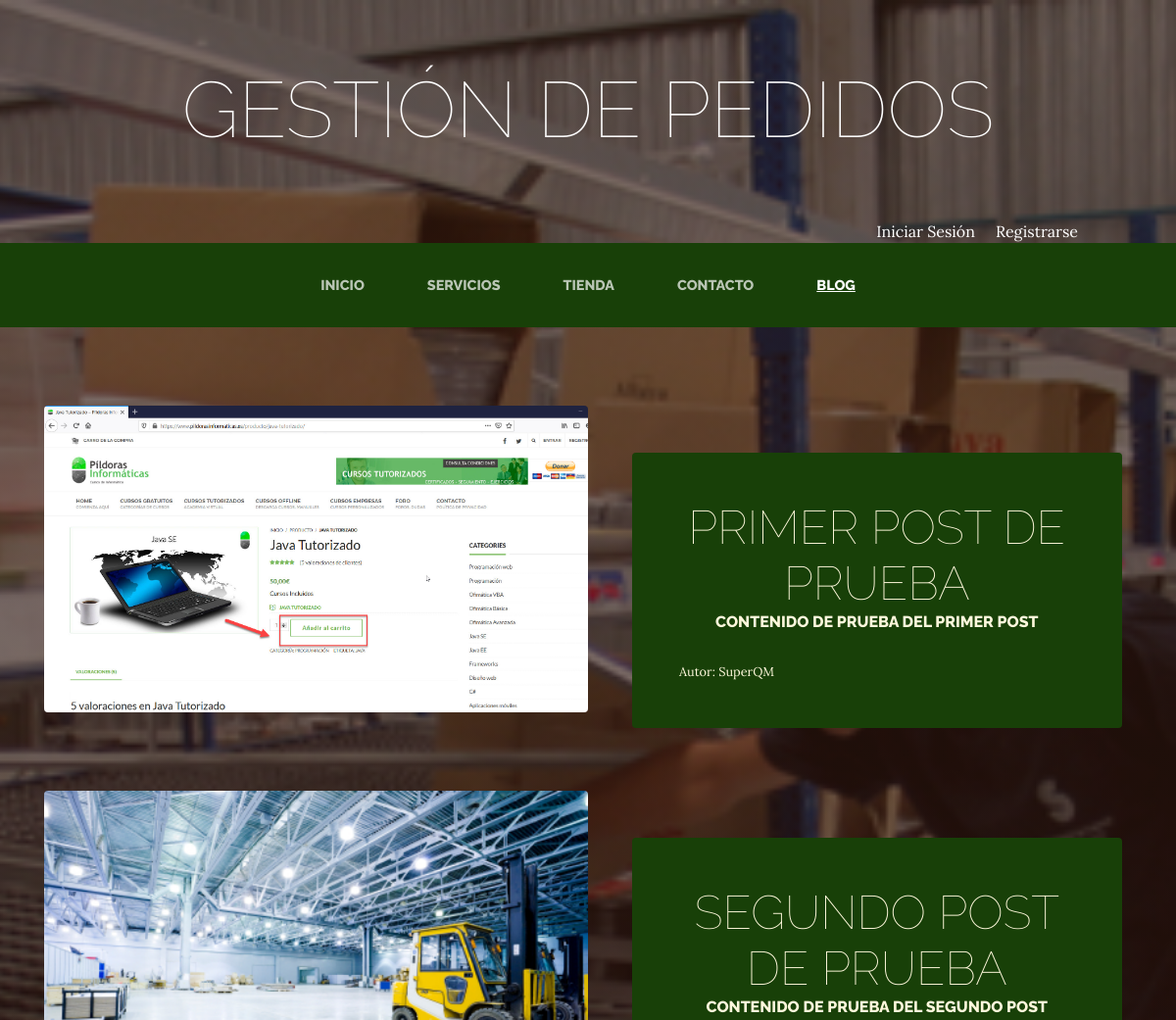
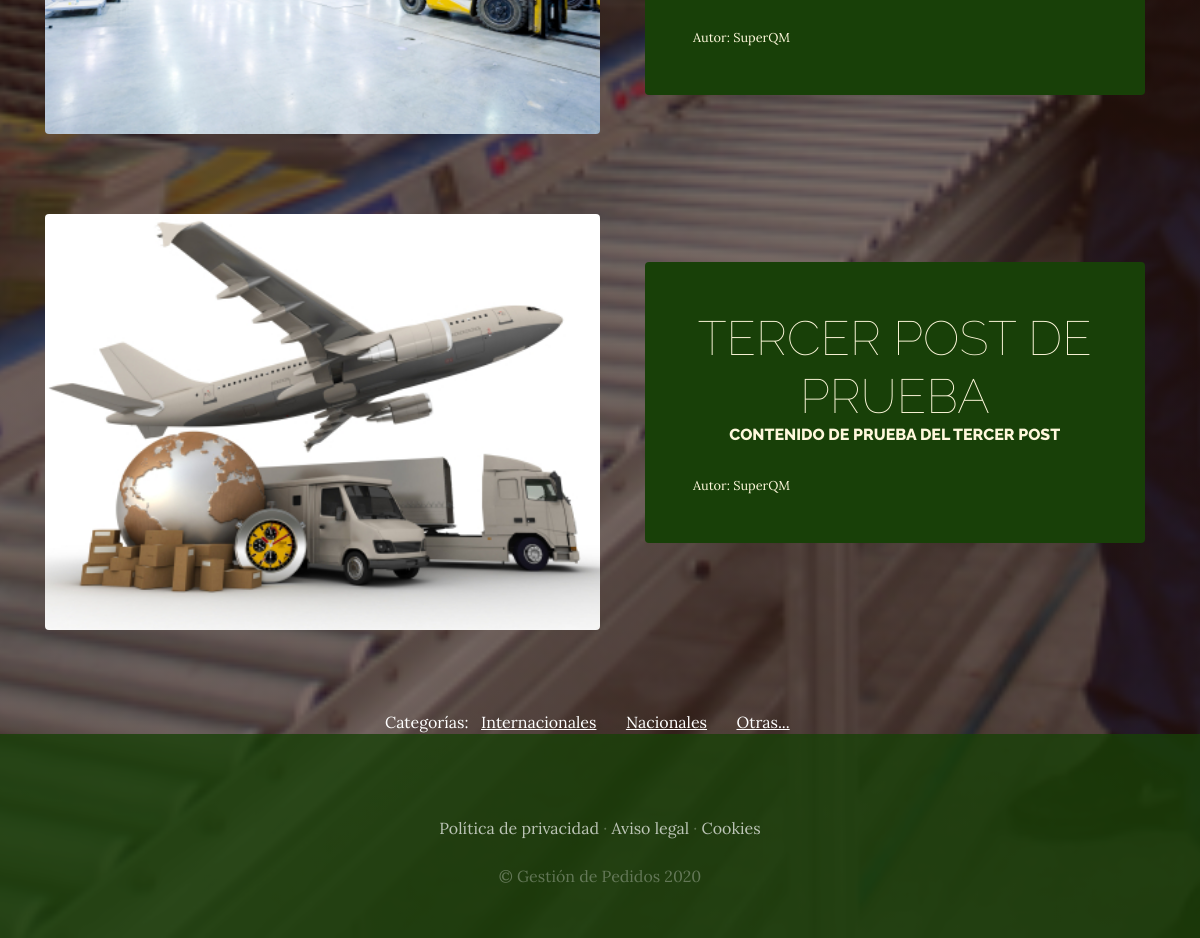
Screenshot of /blog/ with the database file from the repository (2 pictures, top to bottom).
### blog/models.py (models this page shows, shortened)
class Post(models.Model):
    titulo=models.CharField(max_length=50)
    contenido=models.CharField(max_length=50)
    imagen=models.ImageField(upload_to='blog', null=True, blank=True)
    autor=models.ForeignKey(User, on_delete=models.CASCADE)
    categorias=models.ManyToManyField(Categoria)
    created=models.DateTimeField(auto_now_add=True)
    update=models.DateTimeField(auto_now_add=True)
    class Meta():
        verbose_name='post'
        verbose_name_plural='posts'

class Categoria(models.Model):
    nombre=models.CharField(max_length=50)
    created=models.DateTimeField(auto_now_add=True)
    update=models.DateTimeField(auto_now_add=True)
    class Meta():
        verbose_name='categoria'
        verbose_name_plural='categorias'

### blog/views.py (the view)
# urls.py: path('blog/', include('blog.urls')),
def blog(request):
    posts=Post.objects.all()
    return render(request, "blog/blog.html", {"posts": posts})

### carro/context_processor.py (called while the page is built)
def importe_total_carro(request):
    total=0
    if request.user.is_authenticated:
        for key, value in request.session["carro"].items():
            total=total+float(value["precio"])
    else:
        total = "Debe Iniciar Sesión o Registrase"
    return {"importe_total_carro":total}

### blog/templates/blog/blog.html
{% extends "ProyectoWebApp/base.html" %}
{% load static %}
{% block content %}
    {% for post in posts %}
    <section class="page-section clearfix">
        <div class="container">
            <div class="intro">
            <img class="intro-img img-fluid mb-3 mb-lg-0 rounded" src="{{post.imagen.url}}" alt="" style="width: 50%;">
                <div class="intro-text left-0 text-center bg-faded p-5 rounded">
                    <h2 class="section-heading mb-4" >
                    <span class="section-heading-lower">{{post.titulo}}</span>
                    <span class="section-heading-upper">{{post.contenido}}</span>
                    </h2>
                        <div style="text-align: left; font-size: 0.8em;">
                        Autor: {{post.autor}}
                        </div>
                </div>
            </div>
        </div>
    </section>
    {% endfor %}
    <section>
        <div style="width: 75%; margin: auto; text-align: center; color: white;">
            Categorías: &nbsp;
            {% for post in posts %}
                {% for categoria in post.categorias.all %}
                    <a href="{% url 'categoria' categoria.id %}" class="linksCategorias">{{categoria.nombre}}</a> &nbsp; &nbsp; &nbsp;
                {% endfor %}
            {% endfor %}
        </div>
    </section>
{% endblock %}

### ProyectoWebApp/templates/ProyectoWebApp/base.html (shortened to what this page needs)
<html>
<head>
    {% load static %}
    <link href="{% static 'ProyectoWebApp/vendor/bootstrap/css/bootstrap.min.css' %}" rel="stylesheet">
    <link href="{% static 'ProyectoWebApp/css/gestion.css' %}" rel="stylesheet">
</head>
<body>
    <h1 class="site-heading text-center text-white d-none d-lg-block">
        <span class="site-heading-lower">Gestión de Pedidos</span>
      </h1>
      <div style="text-align: right; margin-right: 100px; color: white;">
      {% if user.is_authenticated %}
        Bienvenido {{ user.username }} &nbsp; &nbsp; <a href="{% url 'cerrar_sesion' %}" style="color: white;">Cerrar Sesión</a>
      {% else %}
        <a href="{% url 'logear' %}" style="color: white;">Iniciar Sesión</a> &nbsp; &nbsp; <a href="{% url 'Autenticacion' %}" style="color: white;">Registrarse</a>
      {% endif %}
      </div>
 <nav class="navbar navbar-expand-lg navbar-dark py-lg-4" id="mainNav">
    <div class="container">
      <div class="collapse navbar-collapse" id="navbarResponsive">
        <ul class="navbar-nav mx-auto">
          <li class="nav-item {% if request.path == '/' %}active{% endif %} px-lg-4">
            <a class="nav-link text-uppercase text-expanded" href="{% url 'Home' %}">Inicio</a>
          </li>
          <li class="nav-item {% if request.path == '/servicios/' %}active{% endif %} px-lg-4">
            <a class="nav-link text-uppercase text-expanded" href="{% url 'Servicios' %}">Servicios</a>
          </li>
          <li class="nav-item {% if request.path == '/tienda/' %}active{% endif %} px-lg-4">
            <a class="nav-link text-uppercase text-expanded" href="{% url 'Tienda' %}">Tienda</a>
          </li>
          <li class="nav-item {% if request.path == '/contacto/' %}active{% endif %} px-lg-4">
            <a class="nav-link text-uppercase text-expanded" href="{% url 'Contacto' %}">Contacto</a>
          </li>
          <li class="nav-item {% if request.path|slice:':6' == '/blog/' %}active{% endif %} px-lg-4">
            <a class="nav-link text-uppercase text-expanded" href="{% url 'Blog' %}">Blog</a>
          </li>
        </ul>
      </div>
    </div>
  </nav>
    {% block content %}
    {% endblock %}
    <footer class="footer text-faded text-center py-5">
      <div class="container">
        <p class="m-0 mbt">
        	<a href="sample.html" class="link">Política de privacidad</a> ·
        	<a href="sample.html" class="link">Aviso legal</a> ·
        	<a href="sample.html" class="link">Cookies</a>
		</p>
        <p class="m-0 mbt1">&copy; Gestión de Pedidos 2020</p>
      </div>
	</footer>
</body>
</html>

### ProyectoWebApp/static/ProyectoWebApp/css/gestion.css (style rules this page uses)
body { font-family: 'Lora'; background: linear-gradient(rgba(47, 23, 15, 0.65), rgba(47, 23, 15, 0.65)), url("../img/bg_main.jpg"); background-attachment: fixed; background-position: center; background-size: cover; }
h1, h2, h3, h4, h5, h6 { font-family: 'Raleway'; }
p { line-height: 1.75; }
.text-faded { color: rgba(255, 255, 255, 0.3); }
.site-heading { margin-top: 5rem; margin-bottom: 5rem; text-transform: uppercase; line-height: 1; font-family: 'Raleway'; }
.site-heading .site-heading-lower { font-size: 5rem; font-weight: 100; line-height: 4rem; }
.page-section { margin-top: 5rem; margin-bottom: 5rem; }
.section-heading { text-transform: uppercase; }
.section-heading .section-heading-upper { display: block; font-size: 1rem; font-weight: 800; padding-bottom:.5rem; }
.section-heading .section-heading-lower { display: block; font-size: 3rem; font-weight: 100; }
.bg-faded { background-color: rgba(255, 255, 255, 0.85); }
#mainNav { background-color: rgba(24, 64, 8); font-family: 'Raleway'; }
#mainNav .navbar-nav .nav-item .nav-link { color: rgba(255, 255, 255, 0.7); font-weight: 800; }
#mainNav .navbar-nav .nav-item.active .nav-link { color: #ffffff; text-decoration: underline; }
@media (min-width: 992px) { #mainNav .navbar-nav .nav-item .nav-link { font-size: 0.9rem; } }
.intro { position: relative; }
@media (min-width: 992px) { .intro .intro-img { width: 75%; float: left; } }
@media (min-width: 992px) { .intro .intro-text { left: 600; width: 60%; margin-top: 3rem; background-color: rgba(24, 64, 8); color: cornsilk; position: absolute; } }
@media (min-width: 1200px) { .intro .intro-text { width: 45%; } }
.footer { background-color: rgba(24, 64, 8, 0.8); }
.mbt { padding-top: 2rem; }
.mbt1 { padding-top: 1.25rem; }
a.link { color: rgba(255, 255, 255, 0.7); }
.linksCategorias { color: white !important; text-decoration: underline; }

### rows the page displays
Post: imagen (picture), titulo "PRIMER POST DE PRUEBA", contenido "CONTENIDO DE PRUEBA DEL PRIMER POST", autor "SuperQM"
Post: imagen (picture), titulo "SEGUNDO POST DE PRUEBA", contenido "CONTENIDO DE PRUEBA DEL SEGUNDO POST", autor "SuperQM"
Post: imagen (picture), titulo "TERCER POST DE PRUEBA", contenido "CONTENIDO DE PRUEBA DEL TERCER POST", autor "SuperQM"
Categoria: nombre "Internacionales"
Categoria: nombre "Nacionales"
Categoria: nombre "Otras..."
